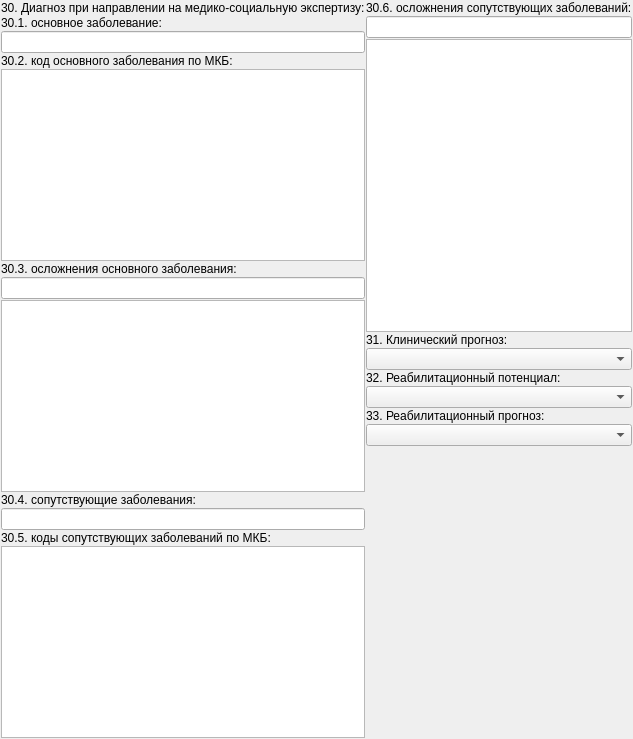
          <widget class="QWidget" name="tabDiagnosis">
           <attribute name="title">
            <string>Диагно&amp;зы</string>
           </attribute>
           <layout class="QGridLayout" name="gridLayout_54">
            <property name="leftMargin">
             <number>1</number>
            </property>
            <property name="topMargin">
             <number>1</number>
            </property>
            <property name="rightMargin">
             <number>1</number>
            </property>
            <property name="bottomMargin">
             <number>1</number>
            </property>
            <property name="spacing">
             <number>1</number>
            </property>
            <item row="0" column="0">
             <layout class="QHBoxLayout" name="horizontalLayout_12">
              <item>
               <layout class="QGridLayout" name="gridLayout">
                <item row="4" column="0" colspan="2">
                 <widget class="CInDocTableView" name="tblDiagnosisDisease_30_2"/>
                </item>
                <item row="6" column="0" colspan="2">
                 <widget class="QLineEdit" name="edtDiagnosisDirectionMSI_30_3">
                  <property name="sizePolicy">
                   <sizepolicy hsizetype="Expanding" vsizetype="Fixed">
                    <horstretch>0</horstretch>
                    <verstretch>0</verstretch>
                   </sizepolicy>
                  </property>
                 </widget>
                </item>
                <item row="3" column="0" colspan="2">
                 <widget class="QLabel" name="lblDiagnosisDirectionMSI_30_2">
                  <property name="sizePolicy">
                   <sizepolicy hsizetype="Preferred" vsizetype="Fixed">
                    <horstretch>0</horstretch>
                    <verstretch>0</verstretch>
                   </sizepolicy>
                  </property>
                  <property name="text">
                   <string>30.2. код основного заболевания по МКБ:</string>
                  </property>
                 </widget>
                </item>
                <item row="9" column="0" colspan="2">
                 <widget class="QLineEdit" name="edtDiagnosisDirectionMSI_30_4">
                  <property name="sizePolicy">
                   <sizepolicy hsizetype="Expanding" vsizetype="Fixed">
                    <horstretch>0</horstretch>
                    <verstretch>0</verstretch>
                   </sizepolicy>
                  </property>
                 </widget>
                </item>
                <item row="2" column="0" colspan="2">
                 <widget class="QLineEdit" name="edtDiagnosisDirectionMSI_30_1">
                  <property name="sizePolicy">
                   <sizepolicy hsizetype="Expanding" vsizetype="Fixed">
                    <horstretch>0</horstretch>
                    <verstretch>0</verstretch>
                   </sizepolicy>
                  </property>
                 </widget>
                </item>
                <item row="10" column="0" colspan="2">
                 <widget class="QLabel" name="lblDiagnosisDirectionMSI_30_5">
                  <property name="sizePolicy">
                   <sizepolicy hsizetype="Preferred" vsizetype="Fixed">
                    <horstretch>0</horstretch>
                    <verstretch>0</verstretch>
                   </sizepolicy>
                  </property>
                  <property name="text">
                   <string>30.5. коды сопутствующих заболеваний по МКБ:</string>
                  </property>
                 </widget>
                </item>
                <item row="5" column="0" colspan="2">
                 <widget class="QLabel" name="lblDiagnosisDirectionMSI_30_3">
                  <property name="sizePolicy">
                   <sizepolicy hsizetype="Preferred" vsizetype="Fixed">
                    <horstretch>0</horstretch>
                    <verstretch>0</verstretch>
                   </sizepolicy>
                  </property>
                  <property name="text">
                   <string>30.3. осложнения основного заболевания:</string>
                  </property>
                 </widget>
                </item>
                <item row="8" column="0" colspan="2">
                 <widget class="QLabel" name="lblDiagnosisDirectionMSI_30_4">
                  <property name="sizePolicy">
                   <sizepolicy hsizetype="Preferred" vsizetype="Fixed">
                    <horstretch>0</horstretch>
                    <verstretch>0</verstretch>
                   </sizepolicy>
                  </property>
                  <property name="text">
                   <string>30.4. сопутствующие заболевания:</string>
                  </property>
                 </widget>
                </item>
                <item row="11" column="0" colspan="2">
                 <widget class="CInDocTableView" name="tblDiagnosisDisease_30_5"/>
                </item>
                <item row="1" column="0" colspan="2">
                 <widget class="QLabel" name="lblDiagnosisDirectionMSI_30_1">
                  <property name="sizePolicy">
                   <sizepolicy hsizetype="Preferred" vsizetype="Fixed">
                    <horstretch>0</horstretch>
                    <verstretch>0</verstretch>
                   </sizepolicy>
                  </property>
                  <property name="text">
                   <string>30.1. основное заболевание:</string>
                  </property>
                 </widget>
                </item>
                <item row="7" column="0" colspan="2">
                 <widget class="CInDocTableView" name="tblDiagnosisDisease_30_3"/>
                </item>
                <item row="0" column="0" colspan="2">
                 <widget class="QLabel" name="lblDiagnosisDirectionMSI_30">
                  <property name="sizePolicy">
                   <sizepolicy hsizetype="Preferred" vsizetype="Fixed">
                    <horstretch>0</horstretch>
                    <verstretch>0</verstretch>
                   </sizepolicy>
                  </property>
                  <property name="text">
                   <string>30. Диагноз при направлении на медико-социальную экспертизу:</string>
                  </property>
                 </widget>
                </item>
               </layout>
              </item>
              <item>
               <layout class="QGridLayout" name="gridLayout_26">
                <item row="2" column="0" colspan="2">
                 <widget class="CInDocTableView" name="tblDiagnosisDisease_30_6"/>
                </item>
                <item row="0" column="0" colspan="2">
                 <widget class="QLabel" name="lblDiagnosisDirectionMSI_30_6">
                  <property name="sizePolicy">
                   <sizepolicy hsizetype="Preferred" vsizetype="Fixed">
                    <horstretch>0</horstretch>
                    <verstretch>0</verstretch>
                   </sizepolicy>
                  </property>
                  <property name="text">
                   <string>30.6. осложнения сопутствующих заболеваний:</string>
                  </property>
                 </widget>
                </item>
                <item row="7" column="0" colspan="2">
                 <widget class="QLabel" name="lblRehabilitationPrognosis">
                  <property name="sizePolicy">
                   <sizepolicy hsizetype="Preferred" vsizetype="Fixed">
                    <horstretch>0</horstretch>
                    <verstretch>0</verstretch>
                   </sizepolicy>
                  </property>
                  <property name="text">
                   <string>33. Реабилитационный прогноз:</string>
                  </property>
                 </widget>
                </item>
                <item row="1" column="0" colspan="2">
                 <widget class="QLineEdit" name="edtDiagnosisDirectionMSI_30_6">
                  <property name="sizePolicy">
                   <sizepolicy hsizetype="Expanding" vsizetype="Fixed">
                    <horstretch>0</horstretch>
                    <verstretch>0</verstretch>
                   </sizepolicy>
                  </property>
                 </widget>
                </item>
                <item row="6" column="0" colspan="2">
                 <widget class="CStrComboBox" name="cmbRehabilitationPotential">
                  <property name="sizePolicy">
                   <sizepolicy hsizetype="Preferred" vsizetype="Fixed">
                    <horstretch>0</horstretch>
                    <verstretch>0</verstretch>
                   </sizepolicy>
                  </property>
                 </widget>
                </item>
                <item row="4" column="0" colspan="2">
                 <widget class="CStrComboBox" name="cmbClinicalPrognosis">
                  <property name="sizePolicy">
                   <sizepolicy hsizetype="Preferred" vsizetype="Fixed">
                    <horstretch>0</horstretch>
                    <verstretch>0</verstretch>
                   </sizepolicy>
                  </property>
                 </widget>
                </item>
                <item row="3" column="0" colspan="2">
                 <widget class="QLabel" name="lblClinicalPrognosis">
                  <property name="sizePolicy">
                   <sizepolicy hsizetype="Preferred" vsizetype="Fixed">
                    <horstretch>0</horstretch>
                    <verstretch>0</verstretch>
                   </sizepolicy>
                  </property>
                  <property name="text">
                   <string>31. Клинический прогноз:</string>
                  </property>
                 </widget>
                </item>
                <item row="5" column="0" colspan="2">
                 <widget class="QLabel" name="lblRehabilitationPotential">
                  <property name="sizePolicy">
                   <sizepolicy hsizetype="Preferred" vsizetype="Fixed">
                    <horstretch>0</horstretch>
                    <verstretch>0</verstretch>
                   </sizepolicy>
                  </property>
                  <property name="text">
                   <string>32. Реабилитационный потенциал:</string>
                  </property>
                 </widget>
                </item>
                <item row="8" column="0" colspan="2">
                 <widget class="CStrComboBox" name="cmbRehabilitationPrognosis">
                  <property name="sizePolicy">
                   <sizepolicy hsizetype="Preferred" vsizetype="Fixed">
                    <horstretch>0</horstretch>
                    <verstretch>0</verstretch>
                   </sizepolicy>
                  </property>
                 </widget>
                </item>
                <item row="9" column="0">
                 <spacer name="verticalSpacer_2">
                  <property name="orientation">
                   <enum>Qt::Vertical</enum>
                  </property>
                  <property name="sizeHint" stdset="0">
                   <size>
                    <width>20</width>
                    <height>40</height>
                   </size>
                  </property>
                 </spacer>
                </item>
               </layout>
              </item>
             </layout>
            </item>
           </layout>
          </widget>
